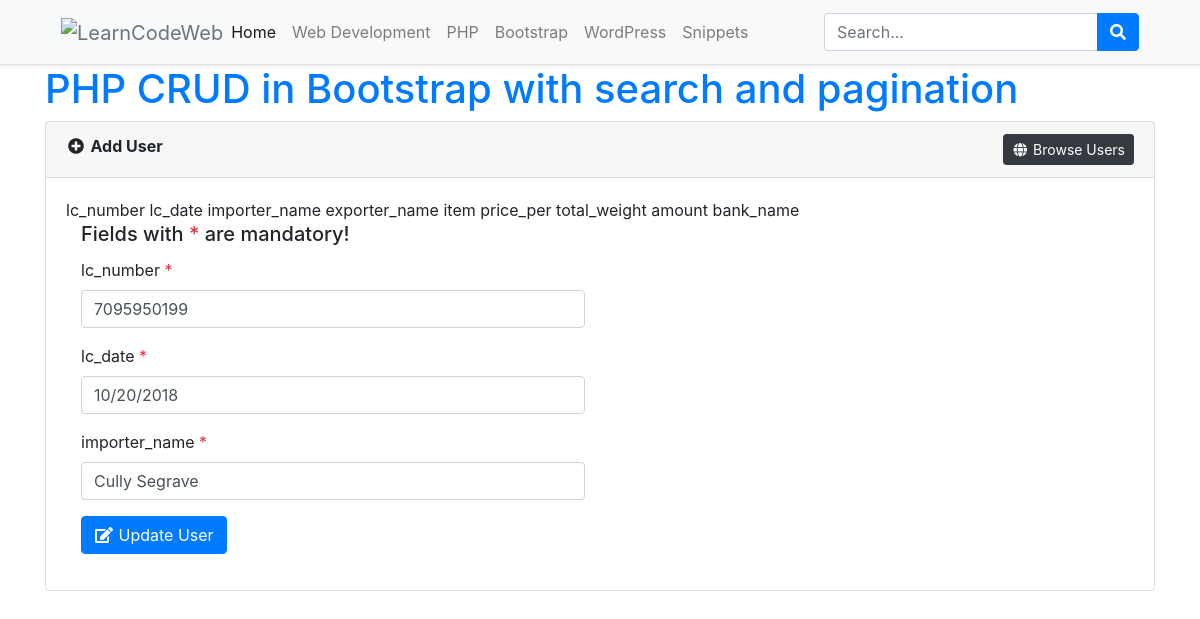
The app's page /edit-users.php?editId=3 with its own data.
### tables this page shows
CREATE TABLE `lc_info` (
  `id` int(11) NOT NULL,
  `bank_name` varchar(200) DEFAULT NULL,
  `lc_number` varchar(99) DEFAULT NULL,
  `lc_date` varchar(10) DEFAULT NULL,
  `border` varchar(10) DEFAULT NULL,
  `importer_name` varchar(99) DEFAULT NULL,
  `exporter_name` varchar(99) DEFAULT NULL,
  `item` varchar(99) DEFAULT NULL,
  `price_per` int(99) NOT NULL,
  `total_weight` int(99) NOT NULL,
  `amount` int(99) NOT NULL
);

### include/Database.php (called while the page is built, shortened)
<?php
class Database{
    protected $pdo;
    public function __construct(\PDO $pdo)
    {
        $this->pdo = $pdo;
        $this->pdo->setAttribute(\PDO::ATTR_ERRMODE, \PDO::ERRMODE_EXCEPTION);
    }
    public function getAllRecords($tableName, $fields='*', $cond='', $orderBy='', $limit='')
    {
        $stmt = $this->pdo->prepare("SELECT $fields FROM $tableName WHERE 1 ".$cond." ".$orderBy." ".$limit);
        $stmt->execute();
        $rows = $stmt->fetchAll(PDO::FETCH_ASSOC);
        return $rows;
    }
}
?>

### config.php (called while the page is built, shortened)
<?php
include_once('include/Database.php');
$dsn	= 	"mysql:dbname=".SS_DB_NAME.";host=".SS_DB_HOST."";
$pdo	=	"";
try {
	$pdo = new PDO($dsn, SS_DB_USER, SS_DB_PASSWORD);
}catch (PDOException $e) {
	echo "Connection failed: " . $e->getMessage();
}
$db 	=	new Database($pdo);
?>

### edit-users.php (the view, shortened to what this page needs)
<?php include_once('config.php');
if(isset($_REQUEST['editId']) and $_REQUEST['editId']!=""){
	$row	=	$db->getAllRecords('lc_info','*',' AND id="'.$_REQUEST['editId'].'"');
}
?>
<!doctype html>
<html lang="en-US" xmlns:fb="https://www.facebook.com/2008/fbml" xmlns:addthis="https://www.addthis.com/help/api-spec"  prefix="og: http://ogp.me/ns#" class="no-js">
<head>
    <link rel="stylesheet" href="https://stackpath.bootstrapcdn.com/bootstrap/4.2.1/css/bootstrap.min.css">
    <link rel="stylesheet" href="https://use.fontawesome.com/releases/v5.6.3/css/all.css">
</head>
<body>
	<div class="bg-light border-bottom shadow-sm sticky-top">
		<div class="container">
			<header class="blog-header py-1">
				<nav class="navbar navbar-expand-lg navbar-light bg-light"> <a class="navbar-brand text-muted p-0 m-0" href="https://learncodeweb.com"><img src='https://learncodeweb.com/wp-content/uploads/2019/01/logo.png' alt='LearnCodeWeb'></a>
					<div class="collapse navbar-collapse" id="navbarSupportedContent">
						<ul class="navbar-nav mr-auto">
							<li itemscope="itemscope" itemtype="https://www.schema.org/SiteNavigationElement" id="menu-item-17" class="active nav-item"><a title="Home" href="https://learncodeweb.com/" class="nav-link">Home</a></li>
							<li itemscope="itemscope" itemtype="https://www.schema.org/SiteNavigationElement" id="menu-item-16" class="nav-item"><a title="Web Development" href="https://learncodeweb.com/learn/web-development/" class="nav-link">Web Development</a></li>
							<li itemscope="itemscope" itemtype="https://www.schema.org/SiteNavigationElement" id="menu-item-558" class="nav-item"><a title="PHP" href="https://learncodeweb.com/learn/php/" class="nav-link">PHP</a></li>
							<li itemscope="itemscope" itemtype="https://www.schema.org/SiteNavigationElement" id="menu-item-14" class="nav-item"><a title="Bootstrap" href="https://learncodeweb.com/learn/bootstrap-framework/" class="nav-link">Bootstrap</a></li>
							<li itemscope="itemscope" itemtype="https://www.schema.org/SiteNavigationElement" id="menu-item-559" class="nav-item"><a title="WordPress" href="https://learncodeweb.com/learn/wordpress/" class="nav-link">WordPress</a></li>
							<li itemscope="itemscope" itemtype="https://www.schema.org/SiteNavigationElement" id="menu-item-15" class="nav-item"><a title="Snippets" href="https://learncodeweb.com/learn/snippets/" class="nav-link">Snippets</a></li>
						</ul>
						<form method="get" action="https://learncodeweb.com" class="form-inline my-2 my-lg-0">
							<div class="input-group input-group-md">
								<input type="text" class="form-control search-width" name="s" id="search" value="" placeholder="Search..." aria-label="Search">
								<div class="input-group-append">
									<button type="submit" class="btn btn-primary" id="searchBtn"><i class="fa fa-search"></i></button>
								</div>
							</div>
						</form>
					</div>
				</nav>
			</header>
		</div>
	</div>
   	<div class="container">
		<h1><a href="https://learncodeweb.com/php/php-crud-in-bootstrap-4-with-search-functionality/">PHP CRUD in Bootstrap with search and pagination</a></h1>
		<div class="card">
			<div class="card-header"><i class="fa fa-fw fa-plus-circle"></i> <strong>Add User</strong> <a href="index.php" class="float-right btn btn-dark btn-sm"><i class="fa fa-fw fa-globe"></i> Browse Users</a></div>
			<div class="card-body">
lc_number
lc_date
importer_name
exporter_name
item
price_per
total_weight
amount
bank_name
				<div class="col-sm-6">
					<h5 class="card-title">Fields with <span class="text-danger">*</span> are mandatory!</h5>
					<form method="post">
						<div class="form-group">
							<label>lc_number <span class="text-danger">*</span></label>
							<input type="text" name="username" id="username" class="form-control" value="<?php echo $row[0]['lc_number']; ?>" placeholder="Enter user name" required>
						</div>
						<div class="form-group">
							<label>lc_date <span class="text-danger">*</span></label>
							<input type="email" name="useremail" id="useremail" class="form-control" value="<?php echo $row[0]['lc_date']; ?>" placeholder="Enter user email" required>
						</div>
						<div class="form-group">
							<label>importer_name <span class="text-danger">*</span></label>
							<input type="tel" name="userphone" id="userphone" maxlength="12" class="form-control" value="<?php echo $row[0]['importer_name']; ?>" placeholder="Enter importer_name" required>
						</div>
						<div class="form-group">
							<button type="submit" name="submit" value="submit" id="submit" class="btn btn-primary"><i class="fa fa-fw fa-edit"></i> Update User</button>
						</div>
					</form>
				</div>
			</div>
		</div>
	</div>
</body>
</html>

### records on screen
lc_info: username "7095950199", useremail "10/20/2018", userphone "Cully Segrave"
